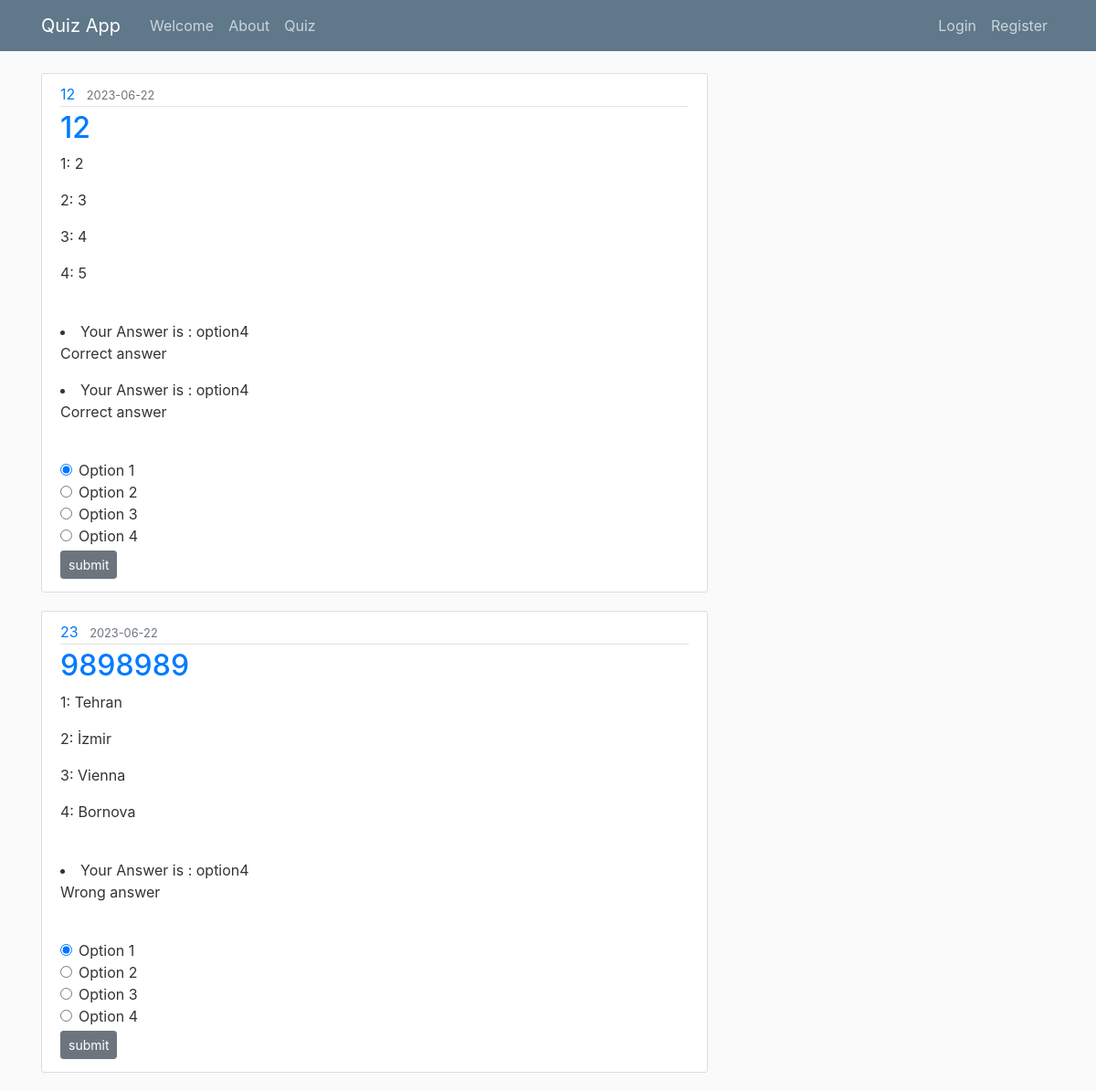
The page /quiz on the database its author committed.
### models.py (models this page shows, shortened)
class Post(db.Model):
    id = db.Column(db.Integer, primary_key=True)
    title = db.Column(db.String(100), nullable=False)
    date_posted = db.Column(db.DateTime, nullable=False, default=datetime.utcnow)
    content = db.Column(db.Text, nullable=False)
    option1 = db.Column(db.String(300), nullable=False)
    option2 = db.Column(db.String(300), nullable=False)
    option3 = db.Column(db.String(300), nullable=False)
    option4 = db.Column(db.String(300), nullable=False)
    optionCorrect = db.Column(db.String(300), nullable=False)
    choiceAn = db.relationship('ChoiceAn', passive_deletes=True)

class ChoiceAn(db.Model):
    id = db.Column(db.Integer, primary_key=True)
    answer = db.Column(db.String(20), nullable=False)
    post_id = db.Column(db.Integer, db.ForeignKey('post.id'), nullable=False)

### app.py (the view)
@app.route('/quiz')
def quiz():
    quizzes = Post.query.all()
    return render_template('quizz.html', quizzes=quizzes, title='Quiz')

### templates/quizz.html (shortened to what this page needs)
{% extends "layout.html" %}
{% block content %}
    {% for quizzes in quizzes %}
<quiz class="media quiz_content-section">
  <div class="media-body">
    <div class="quiz-metadata">
      <a class="mr-2" href="#">{{ quizzes.title }}</a>
      <small class="text-muted">{{ quizzes.date_posted.strftime('%Y-%m-%d') }}</small>
    </div>
    <h2><a class="quizzes.title" href="#">{{ quizzes.content }}</a></h2>
      <p class="quiz_content">1: {{ quizzes.option1 }}</p>
      <p class="quiz_content">2: {{ quizzes.option2 }}</p>
      <p class="quiz_content">3: {{ quizzes.option3 }}</p>
      <p class="quiz_content">4: {{ quizzes.option4 }}</p>
<br/>
      {% for i in quizzes.choiceAn %}
    <li>Your Answer is : {{ i.answer }}
    {% if i.answer == quizzes.optionCorrect %}
        <p>Correct answer</p>
    {% else %}
        <p>Wrong answer</p>
    {% endif %}
    </li>
{% endfor %}
<br/>
<div class="answer_content-section">
<form method="POST" action="{{ url_for('choice',post_id=quizzes.id)}}">
        <div class="form-check">
            <input class="form-check-input" type="radio" name="exampleRadios" id="exampleRadios1" value="option1" checked>
            <label class="form-check-label" for="exampleRadios1">Option 1</label>
        </div>
        <div class="form-check">
            <input class="form-check-input" type="radio" name="exampleRadios" id="exampleRadios2" value="option2">
            <label class="form-check-label" for="exampleRadios2">Option 2</label>
        </div>
        <div class="form-check">
            <input class="form-check-input" type="radio" name="exampleRadios" id="exampleRadios3" value="option3">
            <label class="form-check-label" for="exampleRadios3">Option 3</label>
        </div>
        <div class="form-check">
            <input class="form-check-input" type="radio" name="exampleRadios" id="exampleRadios4" value="option4">
            <label class="form-check-label" for="exampleRadios4">Option 4</label>
        </div>
        <div>
            <button  type="submit" class="btn btn-secondary btn-sm mt-1 mb-1" >submit</button>
        </div>
    </form>
</div>
  </div>
</quiz>
    {% endfor %}
{% endblock content %}

### templates/layout.html (shortened to what this page needs)
<!DOCTYPE html>
<html>
<head>
    <link rel="stylesheet" href="https://maxcdn.bootstrapcdn.com/bootstrap/4.0.0/css/bootstrap.min.css">
    <link rel="stylesheet" type="text/css" href="{{ url_for('static', filename='main.css') }}">
</head>
<body>
    <header class="site-header">
      <nav class="navbar navbar-expand-md navbar-dark bg-steel fixed-top">
        <div class="container">
          <a class="navbar-brand mr-4" href="/">Quiz App</a>
          <div class="collapse navbar-collapse" id="navbarToggle">
            <div class="navbar-nav mr-auto">
              <a class="nav-item nav-link" href="/">Welcome</a>
              <a class="nav-item nav-link" href="/about">About</a>
              <a class="nav-item nav-link" href="/quiz">Quiz</a>
            </div>
            <div class="navbar-nav">
              {% if current_user.is_authenticated %}
                  <a class="nav-item nav-link" href="/logout">Logout</a>
                {%else%}
              <a class="nav-item nav-link" href="/login">Login</a>
              <a class="nav-item nav-link" href="/register">Register</a>
               {% endif %}
            </div>
          </div>
        </div>
      </nav>
    </header>
    <div class = "container">
        <div class="row">
        <div class="col-md-8">
          {% block content %}{% endblock %}
    </div>
</body>
</html>

### static/main.css (style rules this page uses)
body { background: #fafafa; color: #333333; margin-top: 5rem; }
h1, h2, h3, h4, h5, h6 { color: #444444; }
.bg-steel { background-color: #5f788a; }
.site-header .navbar-nav .nav-link { color: #cbd5db; }
.quiz_content-section { background: #ffffff; padding: 10px 20px; border: 1px solid #dddddd; border-radius: 3px; margin-bottom: 20px; }
.quiz-metadata { padding-bottom: 1px; margin-bottom: 4px; border-bottom: 1px solid #e3e3e3 }

### rows shown on the page
Post: title "12", date_posted "2023-06-22", content "12", option1 "2", option2 "3", option3 "4", option4 "5"
ChoiceAn: answer "option4", shows "Correct answer"
ChoiceAn: answer "option4", shows "Correct answer"
Post: title "23", date_posted "2023-06-22", content "9898989", option1 "Tehran", option2 "İzmir", option3 "Vienna", option4 "Bornova"
ChoiceAn: answer "option4", shows "Wrong answer"
